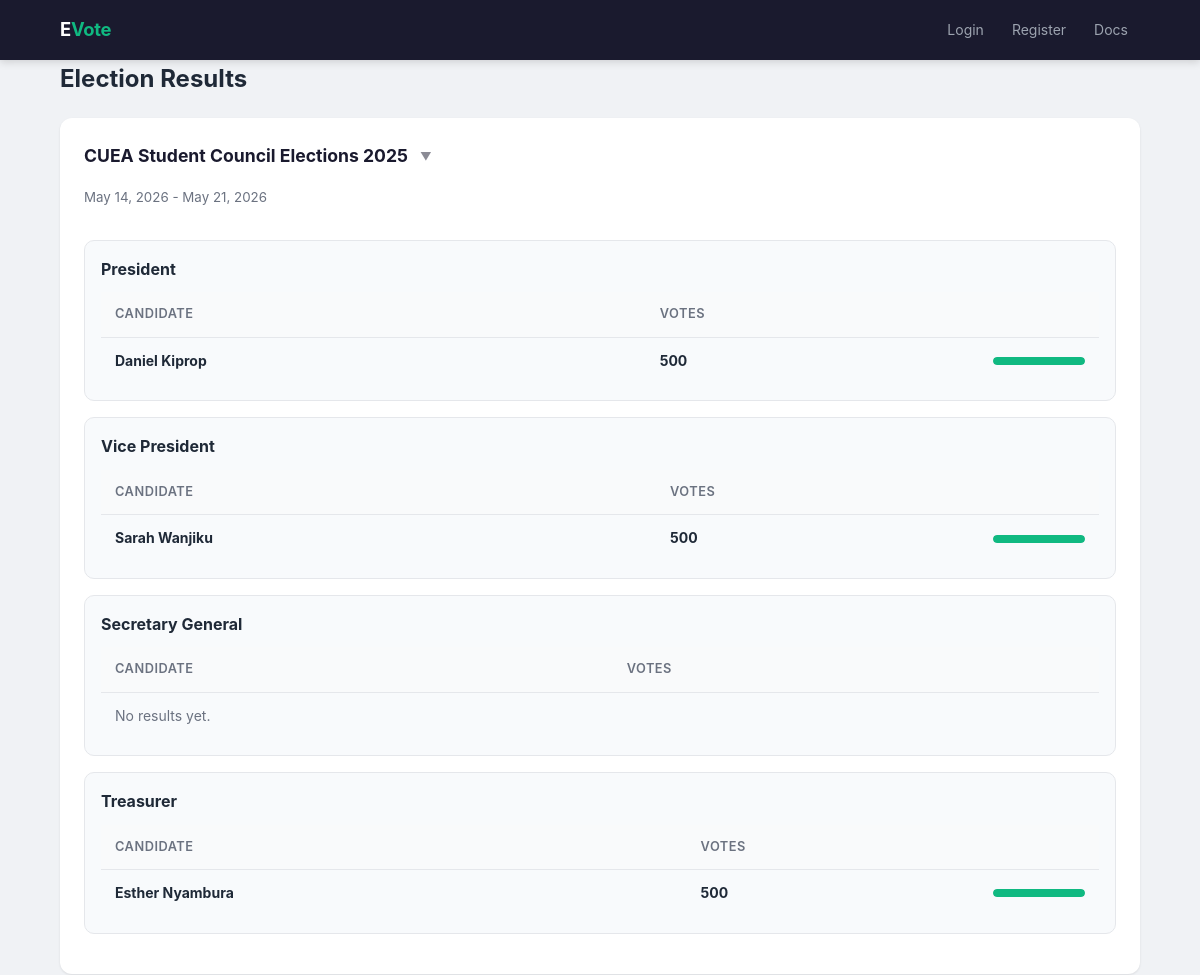
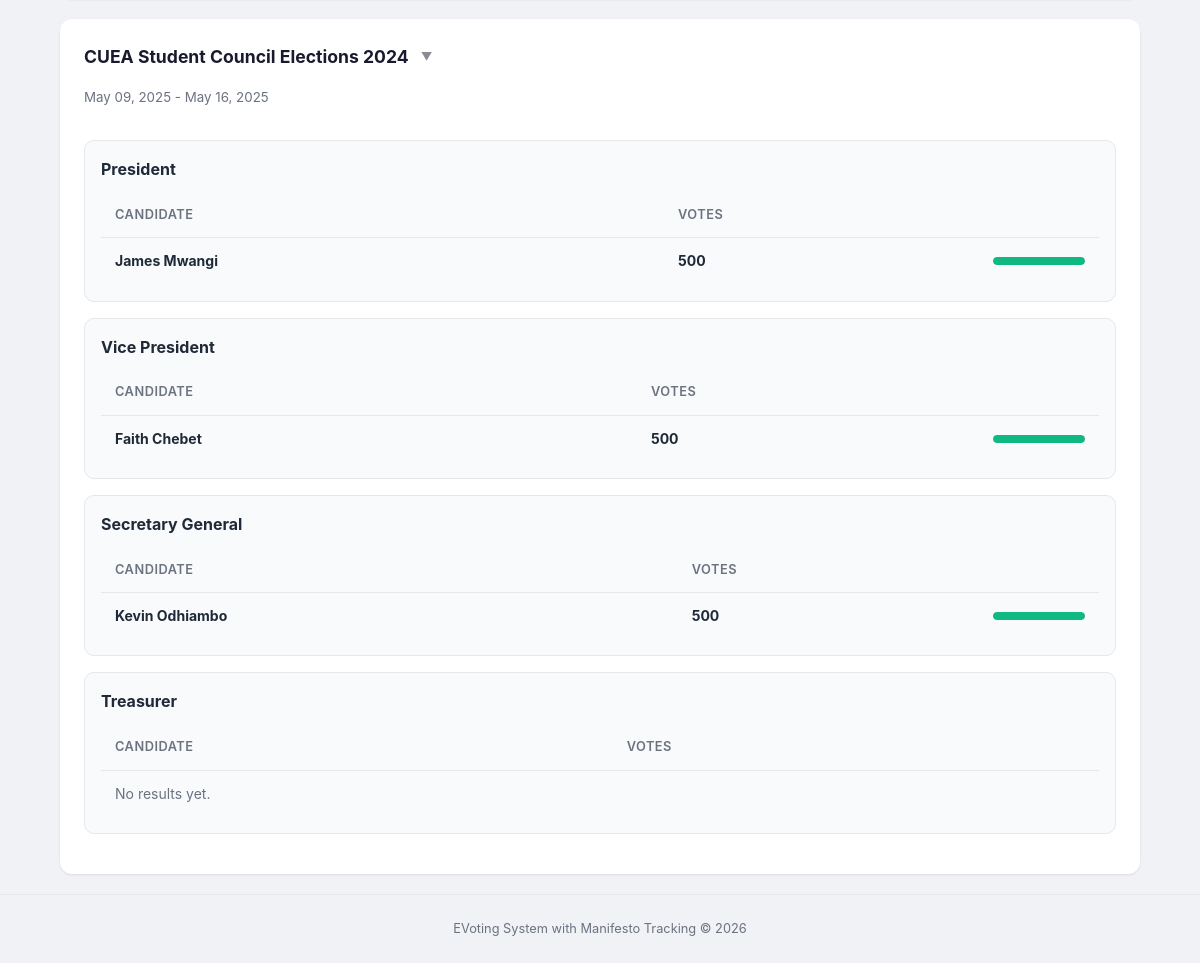
The app's page /results/ with its own data (2 pictures, top to bottom).
### core/models.py (models this page shows, shortened)
class Election(models.Model):
    title = models.CharField(max_length=200)
    description = models.TextField(blank=True)
    start_date = models.DateTimeField()
    end_date = models.DateTimeField()
    is_active = models.BooleanField(default=False)
    created_at = models.DateTimeField(auto_now_add=True)
    class Meta:
        ordering = ['-created_at']

class Position(models.Model):
    election = models.ForeignKey(Election, on_delete=models.CASCADE, related_name='positions')
    title = models.CharField(max_length=200)
    description = models.TextField(blank=True)
    max_votes = models.IntegerField(default=1)
    order = models.IntegerField(default=0)
    class Meta:
        ordering = ['order']

class Candidate(models.Model):
    APPROVAL_STATUS = [
        ('pending', 'Pending'),
        ('approved', 'Approved'),
        ('rejected', 'Rejected'),
    ]
    user = models.OneToOneField(User, on_delete=models.CASCADE, related_name='candidate_profile')
    position = models.ForeignKey(Position, on_delete=models.SET_NULL, null=True, related_name='candidates')
    election = models.ForeignKey(Election, on_delete=models.CASCADE, related_name='candidates')
    bio = models.TextField(blank=True)
    photo = models.URLField(blank=True, help_text='URL to candidate photo')
    is_approved = models.BooleanField(default=False)
    approval_status = models.CharField(max_length=20, choices=APPROVAL_STATUS, default='pending')
    rejection_reason = models.TextField(blank=True)
    created_at = models.DateTimeField(auto_now_add=True)
    class Meta:
        ordering = ['position__order', 'user__username']

class User(AbstractUser):
    ROLE_CHOICES = (
        ('voter', 'Voter'),
        ('candidate', 'Candidate'),
        ('admin', 'Admin'),
    )
    role = models.CharField(max_length=20, choices=ROLE_CHOICES, default='voter')
    is_verified = models.BooleanField(default=False)
    student_id = models.CharField(max_length=50, unique=True, null=True, blank=True)

### core/views.py (the view, shortened to what this page needs)
# urls.py: path('results/', views.results, name='results'),              # All past election results
def results(request, election_id=None):
    if election_id:
        elections = Election.objects.filter(id=election_id)
    else:
        elections = Election.objects.filter(end_date__lt=timezone.now())
    is_candidate = request.user.is_authenticated and request.user.role == 'candidate'
    view_all = request.GET.get('view_all') == '1'
    results_data = []
    for election in elections:
        positions_data = []
        for position in election.positions.all():
            candidates = Candidate.objects.filter(position=position, is_approved=True)
            candidate_data = []
            for c in candidates:
                vote_count = Vote.objects.filter(candidate=c, election=election).count()
                candidate_data.append({'candidate': c, 'vote_count': vote_count})
            candidate_data.sort(key=lambda x: x['vote_count'], reverse=True)
            positions_data.append({'position': position, 'candidates': candidate_data})
        results_data.append({'election': election, 'positions': positions_data})
    return render(request, 'core/results.html', {
        'results': results_data,
        'is_candidate': is_candidate,
        'view_all': True,
    })

### core/templates/core/results.html (shortened to what this page needs)
{% extends "core/base.html" %}
{% block content %}
<h2 class="mb-20">Election Results</h2>
{% for r in results %}
    <div class="card">
        <h3>
            {{ r.election.title }}
            <span class="collapse-toggle" onclick="toggleCollapse(this)">&#9660;</span>
        </h3>
        <small style="display:block; color:var(--text-muted); margin-bottom:16px;">{{ r.election.start_date|date:"M d, Y" }} - {{ r.election.end_date|date:"M d, Y" }}</small>
        <div class="collapse-content">
            {% for p in r.positions %}
                <div style="margin: 16px 0; padding: 16px; background: #f8fafc; border-radius: 10px; border:1px solid var(--border);">
                    <h4 style="margin-bottom:10px;">{{ p.position.title }}</h4>
                    <div style="overflow-x:auto;">
                        <table>
                            <tr><th>Candidate</th><th>Votes</th><th></th></tr>
                            {% for cd in p.candidates %}
                                {% with max_vote=p.candidates.0.vote_count %}
                                <tr>
                                    <td><strong>{{ cd.candidate.user.get_full_name|default:cd.candidate.user.username }}</strong></td>
                                    <td><strong>{{ cd.vote_count }}</strong></td>
                                    <td style="width:120px;">
                                        <div style="background:var(--border); height:8px; border-radius:4px; overflow:hidden;">
                                            <div style="height:100%; width:{% if max_vote > 0 %}{% widthratio cd.vote_count max_vote 100 %}{% else %}0{% endif %}%;
                                                {% if forloop.first %}background:var(--success){% else %}background:var(--accent){% endif %}; border-radius:4px;">
                                            </div>
                                        </div>
                                    </td>
                                </tr>
                                {% endwith %}
                            {% empty %}
                                <tr><td colspan="3" style="color:var(--text-muted);">No results yet.</td></tr>
                            {% endfor %}
                        </table>
                    </div>
                </div>
            {% endfor %}
        </div>
    </div>
{% empty %}
    <div class="card empty-state">
        <div class="icon">&#128200;</div>
        <p>No completed elections yet.</p>
    </div>
{% endfor %}
{% endblock %}

### core/templates/core/base.html (style rules this page uses)
:root { --primary: #1a1a2e; --primary-light: #16213e; --accent: #0f3460; --success: #10b981; --warning: #f59e0b; --danger: #ef4444; --info: #3b82f6; --bg: #f0f2f5; --card-bg: #ffffff; --text: #1f2937; --text-muted: #6b7280; --border: #e5e7eb; --radius: 12px; --shadow: 0 1px 3px rgba(0,0,0,0.06), 0 1px 2px rgba(0,0,0,0.04); --shadow-lg: 0 10px 25px rgba(0,0,0,0.08); --transition: all 0.2s ease; }
* { margin: 0; padding: 0; box-sizing: border-box; }
body { font-family: Inter, -apple-system, BlinkMacSystemFont, 'Segoe UI', Roboto, sans-serif; background: var(--bg); color: var(--text); line-height: 1.6; min-height: 100vh; display: flex; flex-direction: column; }
.card { background: var(--card-bg); border-radius: var(--radius); padding: 24px; margin-bottom: 20px; box-shadow: var(--shadow); transition: var(--transition); }
.card h3 { margin-bottom: 16px; color: var(--primary); font-size: 1.1rem; }
.card h4 { margin-bottom: 12px; color: var(--text); font-size: 1rem; }
table { width: 100%; border-collapse: collapse; }
table th, table td { padding: 12px 14px; text-align: left; border-bottom: 1px solid var(--border); font-size: 0.875rem; }
table th { background: #f9fafb; font-weight: 600; color: var(--text-muted); font-size: 0.8rem; text-transform: uppercase; letter-spacing: 0.5px; }
table tr:last-child td { border-bottom: none; }
.collapse-toggle { cursor: pointer; font-size: 0.7rem; margin-left: 8px; opacity: 0.5; transition: transform 0.2s; display: inline-block; user-select: none; vertical-align: middle; }
.collapse-content { overflow: hidden; transition: max-height 0.3s ease; }
.mb-20 { margin-bottom: 20px; }

### records on screen
Election: election "CUEA Student Council Elections 2025", election.start_date "May 14, 2026", election.end_date "May 21, 2026"
Position: position "President"
Candidate: candidate.user.get_full_name "Daniel Kiprop", vote_count "500"
Position: position "Vice President"
Candidate: candidate.user.get_full_name "Sarah Wanjiku", vote_count "500"
Position: position "Secretary General"
Position: position "Treasurer"
Candidate: candidate.user.get_full_name "Esther Nyambura", vote_count "500"
Election: election "CUEA Student Council Elections 2024", election.start_date "May 09, 2025", election.end_date "May 16, 2025"
Position: position "President"
Candidate: candidate.user.get_full_name "James Mwangi", vote_count "500"
Position: position "Vice President"
Candidate: candidate.user.get_full_name "Faith Chebet", vote_count "500"
Position: position "Secretary General"
Candidate: candidate.user.get_full_name "Kevin Odhiambo", vote_count "500"
Position: position "Treasurer"
